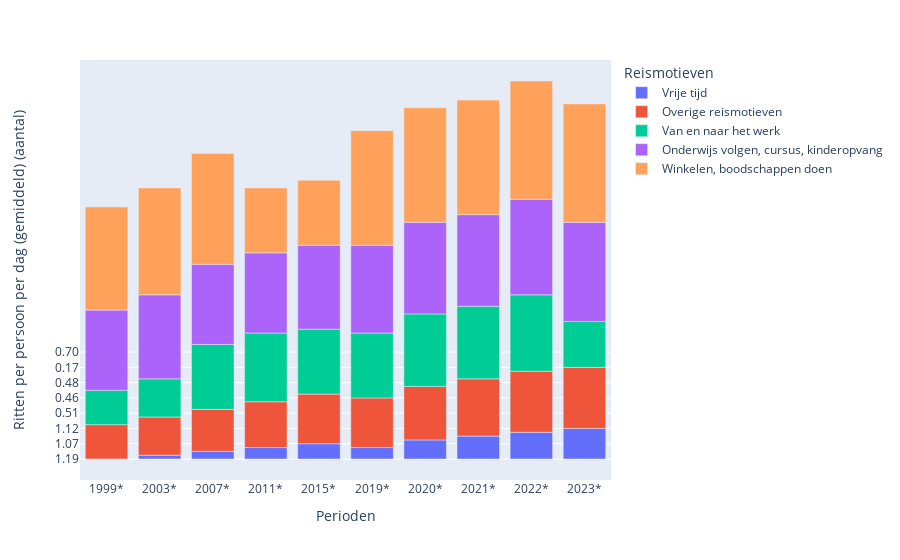

The code cell stored with this chart in its notebook:
### Code cell
df_mat = df_mat[df_mat['Leeftijd']=='Totaal']
df_mat = df_mat[df_mat['Vervoerwijzen']=='Totaal']
df_mat = df_mat[df_mat['Reismotieven']!='Totaal']
df_mat = df_mat.sort_values(['Ritten per persoon per dag (gemiddeld) (aantal)'], ascending=True)
df_mat = df_mat.sort_values(['Perioden'], ascending=True)

px.bar(df_mat,
        x="Perioden",
        y="Ritten per persoon per dag (gemiddeld) (aantal)",
        color="Reismotieven")

### Figure 1 — Plotly figure (JSON) as saved in the notebook; plotly's stock layout.template omitted (floating-point values rounded to 4 significant figures)
{"data": [{"alignmentgroup": "True", "hovertemplate": "Reismotieven=Vrije tijd<br>Perioden=%{x}<br>Ritten per persoon per dag (gemiddeld) (aantal)=%{y}<extra></extra>", "legendgroup": "Vrije tijd", "marker": {"color": "#636efa", "pattern": {"shape": ""}}, "name": "Vrije tijd", "offsetgroup": "Vrije tijd", "orientation": "v", "showlegend": true, "textposition": "auto", "type": "bar", "x": ["1999*", "2003*", "2007*", "2011*", "2015*", "2019*", "2020*", "2021*", "2022*", "2023*"], "xaxis": "x", "y": ["    1.19", "    1.15", "    1.10", "    1.05", "    1.07", "    1.05", "    0.93", "    1.03", "    1.11", "    1.12"], "yaxis": "y"}, {"alignmentgroup": "True", "hovertemplate": "Reismotieven=Overige reismotieven<br>Perioden=%{x}<br>Ritten per persoon per dag (gemiddeld) (aantal)=%{y}<extra></extra>", "legendgroup": "Overige reismotieven", "marker": {"color": "#EF553B", "pattern": {"shape": ""}}, "name": "Overige reismotieven", "offsetgroup": "Overige reismotieven", "orientation": "v", "showlegend": true, "textposition": "auto", "type": "bar", "x": ["1999*", "2003*", "2007*", "2011*", "2015*", "2019*", "2020*", "2021*", "2022*", "2023*"], "xaxis": "x", "y": ["    0.59", "    0.58", "    0.54", "    0.51", "    0.45", "    0.45", "    0.40", "    0.44", "    0.46", "    0.46"], "yaxis": "y"}, {"alignmentgroup": "True", "hovertemplate": "Reismotieven=Van en naar het werk<br>Perioden=%{x}<br>Ritten per persoon per dag (gemiddeld) (aantal)=%{y}<extra></extra>", "legendgroup": "Van en naar het werk", "marker": {"color": "#00cc96", "pattern": {"shape": ""}}, "name": "Van en naar het werk", "offsetgroup": "Van en naar het werk", "orientation": "v", "showlegend": true, "textposition": "auto", "type": "bar", "x": ["1999*", "2003*", "2007*", "2011*", "2015*", "2019*", "2020*", "2021*", "2022*", "2023*"], "xaxis": "x", "y": ["    0.59", "    0.58", "    0.61", "    0.62", "    0.61", "    0.61", "    0.41", "    0.41", "    0.48", "    0.51"], "yaxis": "y"}, {"alignmentgroup": "True", "hovertemplate": "Reismotieven=Onderwijs volgen, cursus, kinderopvang<br>Perioden=%{x}<br>Ritten per persoon per dag (gemiddeld) (aantal)=%{y}<extra></extra>", "legendgroup": "Onderwijs volgen, cursus, kinderopvang", "marker": {"color": "#ab63fa", "pattern": {"shape": ""}}, "name": "Onderwijs volgen, cursus, kinderopvang", "offsetgroup": "Onderwijs volgen, cursus, kinderopvang", "orientation": "v", "showlegend": true, "textposition": "auto", "type": "bar", "x": ["1999*", "2003*", "2007*", "2011*", "2015*", "2019*", "2020*", "2021*", "2022*", "2023*"], "xaxis": "x", "y": ["    0.30", "    0.29", "    0.30", "    0.30", "    0.29", "    0.28", "    0.17", "    0.17", "    0.22", "    0.23"], "yaxis": "y"}, {"alignmentgroup": "True", "hovertemplate": "Reismotieven=Winkelen, boodschappen doen<br>Perioden=%{x}<br>Ritten per persoon per dag (gemiddeld) (aantal)=%{y}<extra></extra>", "legendgroup": "Winkelen, boodschappen doen", "marker": {"color": "#FFA15A", "pattern": {"shape": ""}}, "name": "Winkelen, boodschappen doen", "offsetgroup": "Winkelen, boodschappen doen", "orientation": "v", "showlegend": true, "textposition": "auto", "type": "bar", "x": ["1999*", "2003*", "2007*", "2011*", "2015*", "2019*", "2020*", "2021*", "2022*", "2023*"], "xaxis": "x", "y": ["    0.73", "    0.70", "    0.65", "    0.61", "    0.61", "    0.57", "    0.57", "    0.57", "    0.60", "    0.60"], "yaxis": "y"}], "layout": {"barmode": "relative", "legend": {"title": {"text": "Reismotieven"}, "tracegroupgap": 0}, "margin": {"t": 60}, "xaxis": {"anchor": "y", "domain": [0, 1], "title": {"text": "Perioden"}}, "yaxis": {"anchor": "x", "domain": [0, 1], "title": {"text": "Ritten per persoon per dag (gemiddeld) (aantal)"}}}}
